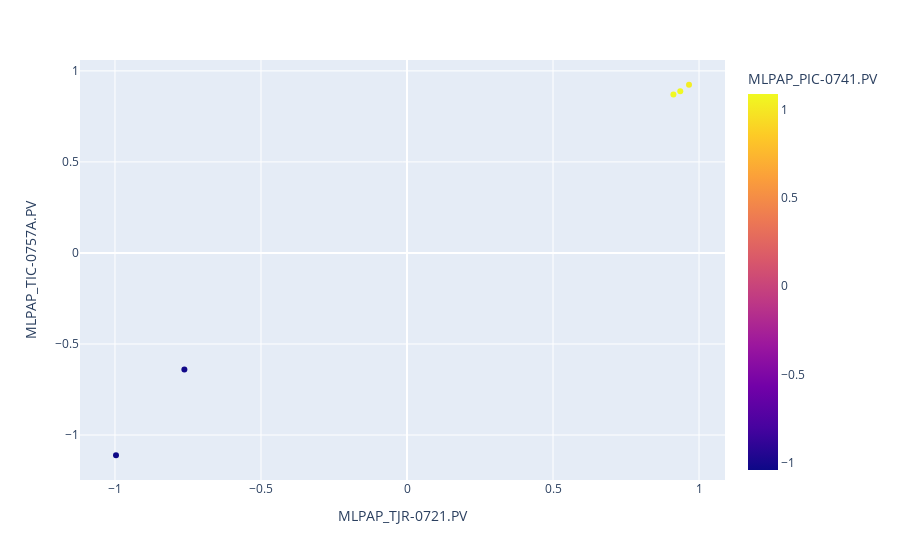

Notebook source saved alongside this figure:
### Code cell
fig = px.scatter(subset.head(5), x="MLPAP_TJR-0721.PV",y="MLPAP_TIC-0757A.PV", color="MLPAP_PIC-0741.PV")
fig.show()

### Figure 1 — Plotly figure (JSON) as saved in the notebook; plotly's stock layout.template omitted (floating-point values rounded to 4 significant figures)
{"data": [{"hoverlabel": {"namelength": 0}, "hovertemplate": "MLPAP_TJR-0721.PV=%{x}<br>MLPAP_TIC-0757A.PV=%{y}<br>MLPAP_PIC-0741.PV=%{marker.color}", "legendgroup": "", "marker": {"color": [1.087, -1.04, 1.087, -1.025, 1.027], "coloraxis": "coloraxis", "symbol": "circle"}, "mode": "markers", "name": "", "showlegend": false, "type": "scatter", "x": [0.9358, -0.9965, 0.9123, -0.7623, 0.9657], "xaxis": "x", "y": [0.8885, -1.111, 0.8707, -0.6396, 0.9239], "yaxis": "y"}], "layout": {"coloraxis": {"colorbar": {"title": {"text": "MLPAP_PIC-0741.PV"}}, "colorscale": [[0, "#0d0887"], [0.1111, "#46039f"], [0.2222, "#7201a8"], [0.3333, "#9c179e"], [0.4444, "#bd3786"], [0.5556, "#d8576b"], [0.6667, "#ed7953"], [0.7778, "#fb9f3a"], [0.8889, "#fdca26"], [1, "#f0f921"]]}, "legend": {"tracegroupgap": 0}, "margin": {"t": 60}, "xaxis": {"anchor": "y", "domain": [0, 1], "title": {"text": "MLPAP_TJR-0721.PV"}}, "yaxis": {"anchor": "x", "domain": [0, 1], "title": {"text": "MLPAP_TIC-0757A.PV"}}}}
